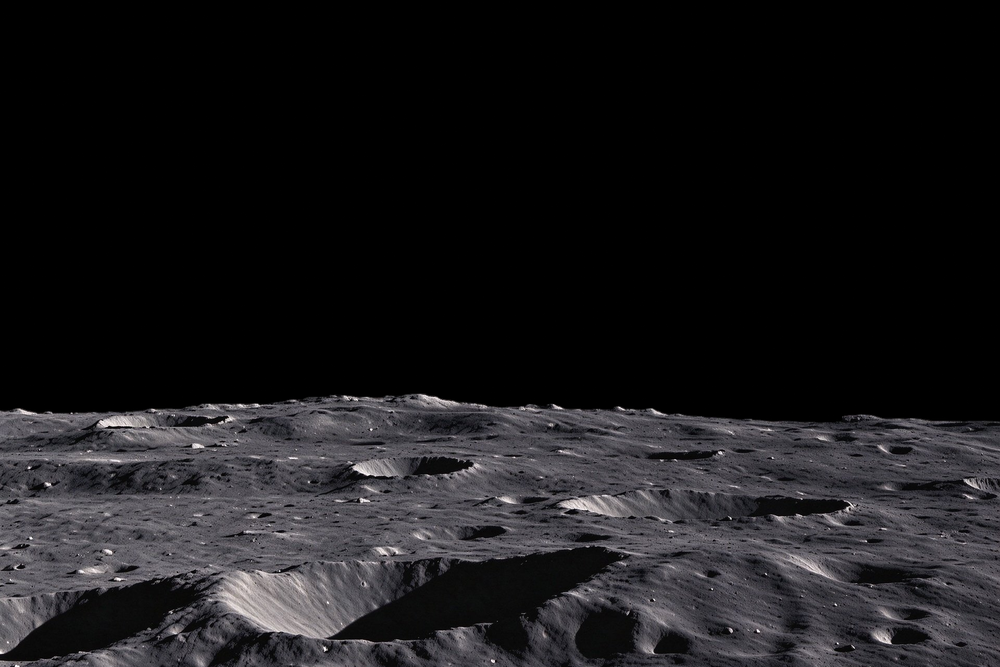
#> input picture 素材/moon_base_长影.png, 1000 x 667 px, shrunk from 1920 x 1280 before the run, found by its file name
$ python shadow_dir.py
#> lines starting #> are read from the running program, lines starting #| are printed output that depends on the picture; after the words box and inside, x2 and y2 are one past the last pixel; in counts of white or black regions, pixels touching at a corner belong together
"""shadow_dir.py —— 量出影子的延伸方向（修正版：位移写法，避免形状不匹配）"""
import numpy as np
from PIL import Image, ImageFilter

AST = r"E:\DeskTop\地球\素材"


def shift(a, dy, dx, fill=-1):
    out = np.full_like(a, fill)
    H, W = a.shape[:2]
    ys = slice(max(0, dy), H + min(0, dy))
    yd = slice(max(0, -dy), H + min(0, -dy))
    xs = slice(max(0, dx), W + min(0, dx))
    xd = slice(max(0, -dx), W + min(0, -dx))
    out[yd, xd] = a[ys, xs]
    return out


def analyze(path, name):
#> called with path = 'E:\\DeskTop\\地球\\素材\\moon_base_长影.png', name = '长影'
    A = np.asarray(Image.open(path).convert("RGB")).astype(np.float32)
    H, W = A.shape[:2]
#> H = 667; W = 1000
    L = A.mean(2)
    terr = L > 3
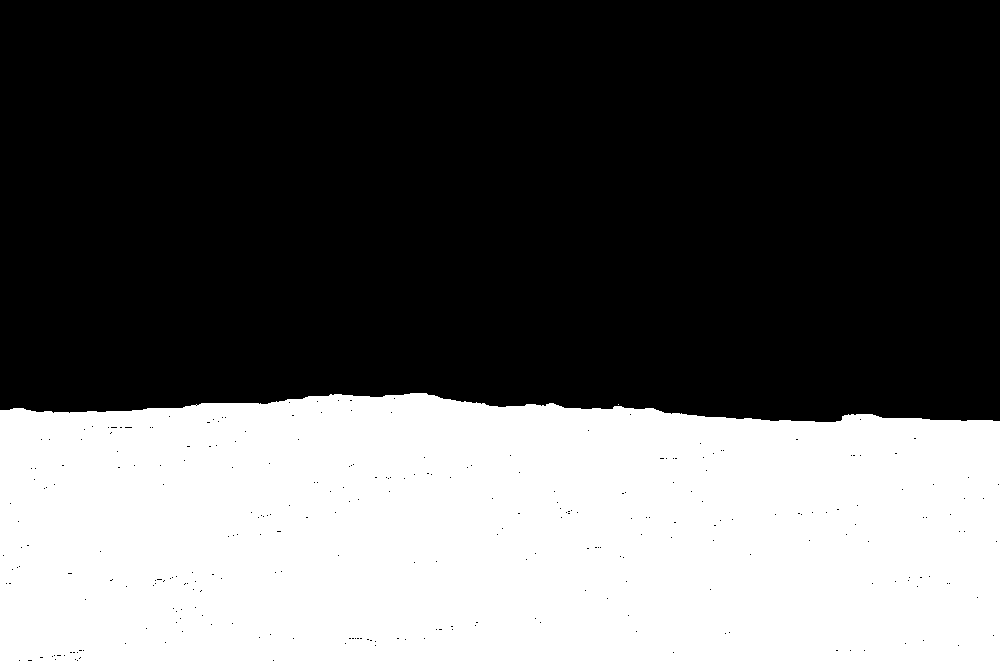
#> terr: shape (667, 1000) bool; 38.6% white; 2 white regions (1 under 20 px), largest, box (x1, y1, x2, y2) and area: (0, 393, 1000, 667) 257604
    med = np.asarray(Image.fromarray(np.clip(L, 0, 255).astype(np.uint8))
                     .filter(ImageFilter.GaussianBlur(40))).astype(np.float32)
    shadow = (L < med * 0.85) & terr
#> shadow: shape (667, 1000) bool; 12.3% white; 2891 white regions (2645 under 20 px), largest, box (x1, y1, x2, y2) and area: (326, 545, 632, 662) 15814, (0, 571, 322, 667) 12856, (0, 458, 208, 498) 4454

    lit = terr & ~shadow
#> lit: shape (667, 1000) bool; 26.4% white; 527 white regions (515 under 20 px), largest, box (x1, y1, x2, y2) and area: (0, 393, 1000, 667) 173715, (236, 652, 267, 667) 220, (418, 564, 431, 586) 136
    oy = np.where(lit, np.arange(H)[:, None], -1).astype(np.int32)
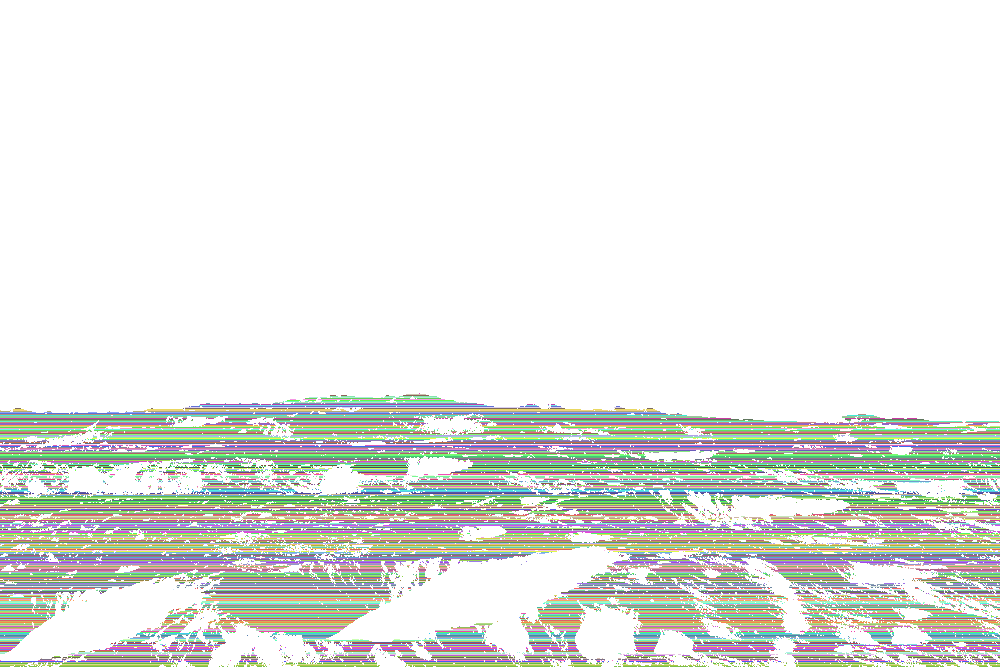
#> oy: shape (667, 1000) int32; 275 distinct labels, from -1 to 666; one colour per label, 0 black, -1 white
    ox = np.where(lit, np.arange(W)[None, :], -1).astype(np.int32)
    known = lit.copy()

    for _ in range(240):
        for dy, dx in ((-1, 0), (1, 0), (0, -1), (0, 1)):
            src_known = shift(known.astype(np.uint8), -dy, -dx, 0).astype(bool)
            new = src_known & ~known
            if new.any():
                sy = shift(oy, -dy, -dx, 0)
                sx = shift(ox, -dy, -dx, 0)
                oy[new] = sy[new]
                ox[new] = sx[new]
                known |= new
        if known.all():
            break
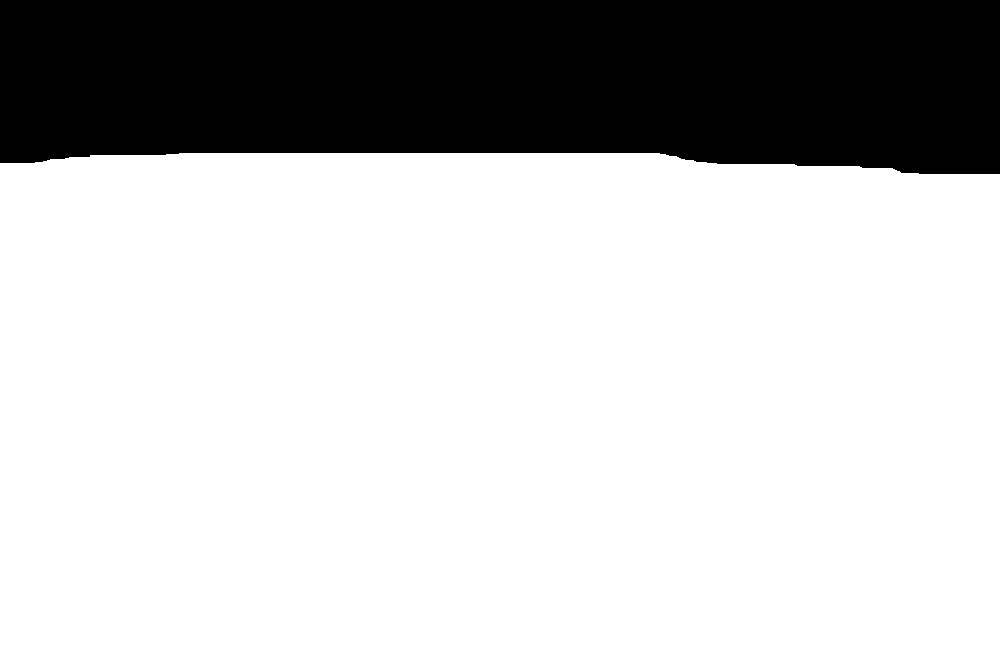
#> known: shape (667, 1000) bool; 76.2% white; 1 black region, box (x1, y1, x2, y2) and area: (0, 0, 1000, 174) 158584
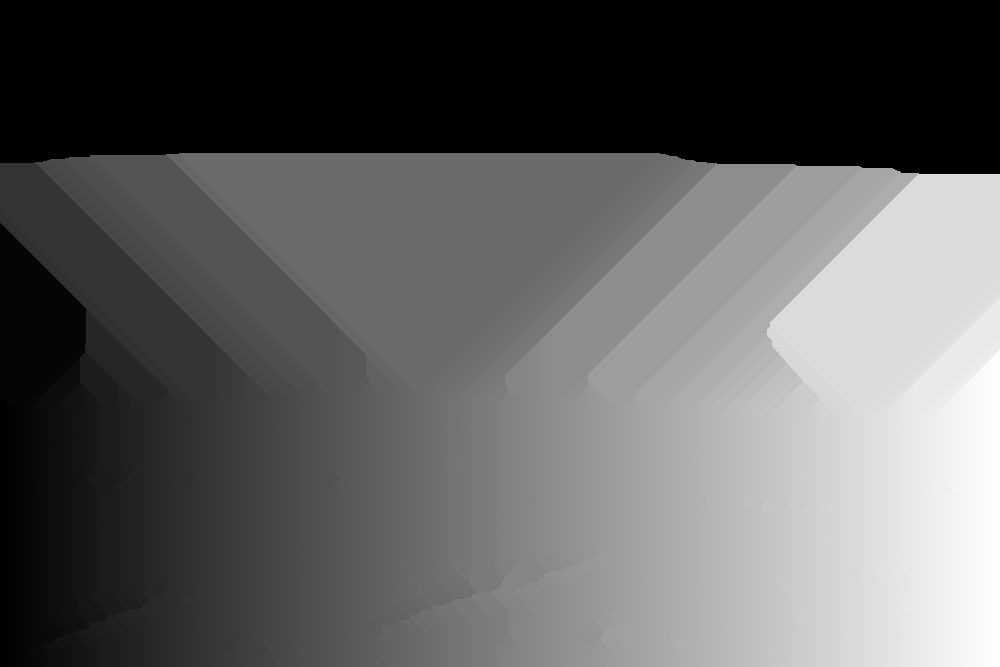
#> ox: shape (667, 1000) int32; min -1, max 999, mean 374.3; drawn with min black and max white
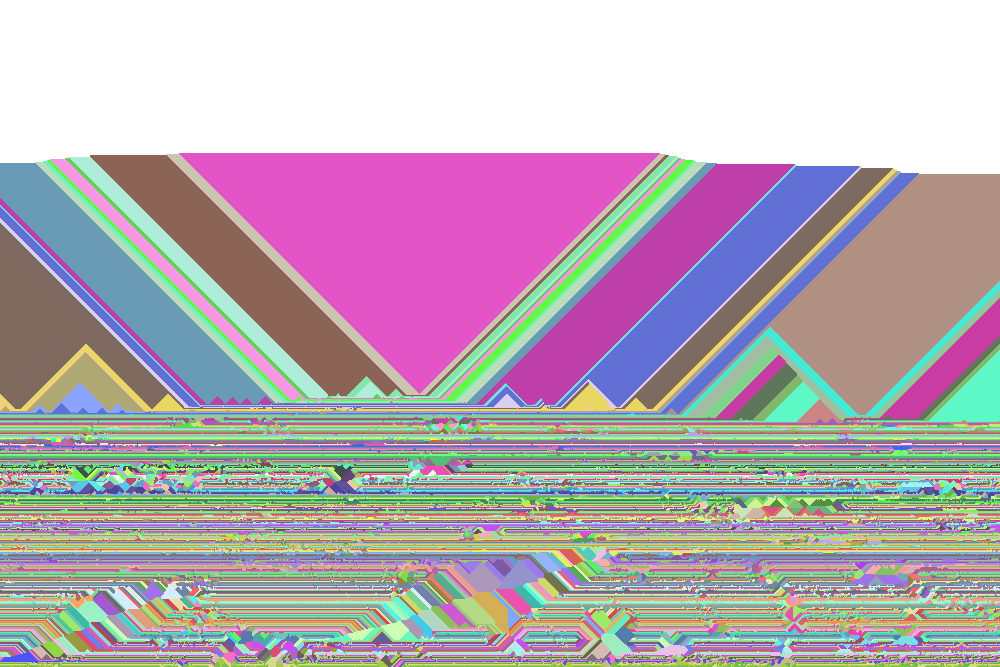
#> oy: shape (667, 1000) int32; 275 distinct labels, from -1 to 666; one colour per label, 0 black, -1 white

    yy, xx = np.mgrid[0:H, 0:W]
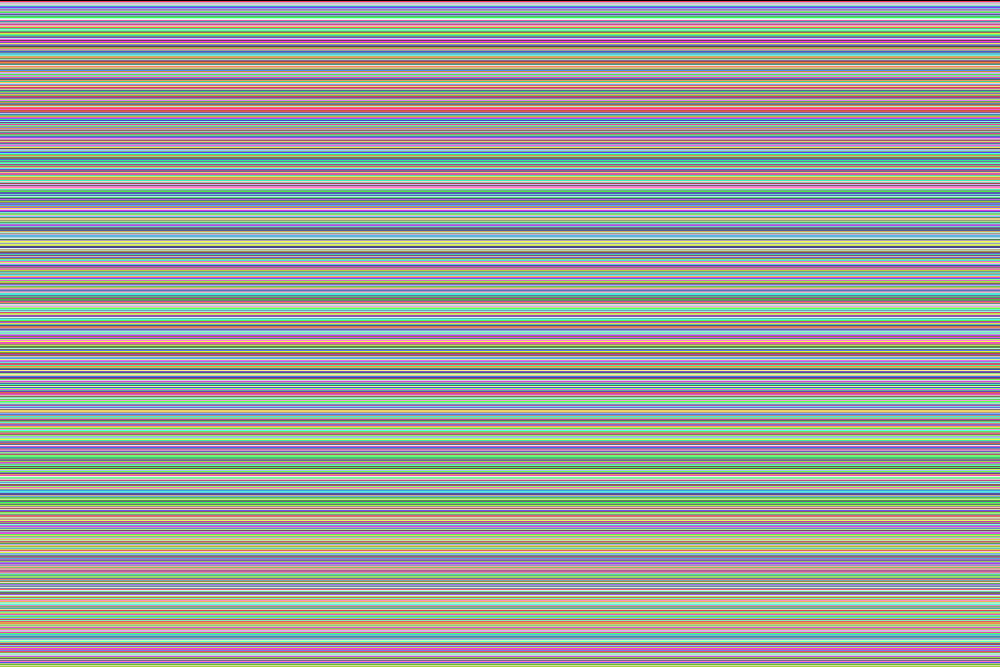
#> yy: shape (667, 1000) int64; 667 distinct labels, from 0 to 666; one colour per label, 0 black
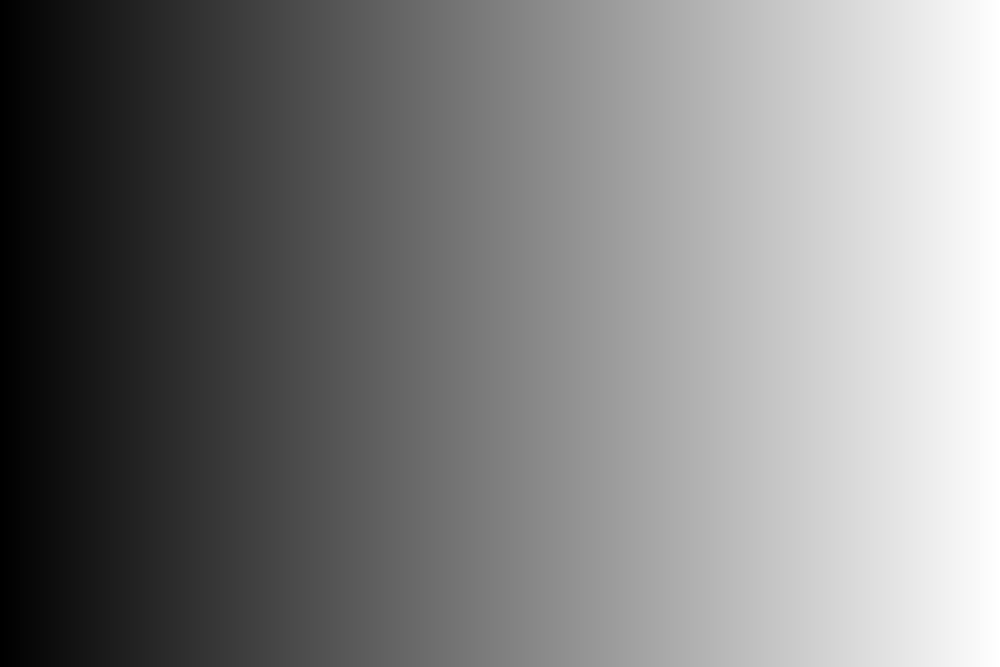
#> xx: shape (667, 1000) int64; min 0, max 999, mean 499.5; drawn with min black and max white
    dys = (oy - yy)[shadow].astype(np.float32)
    dxs = (ox - xx)[shadow].astype(np.float32)
    n = np.hypot(dys, dxs) + 1e-6
    ry, rx = float((dys / n).mean()), float((dxs / n).mean())
    rn = np.hypot(ry, rx) + 1e-9
    ry, rx = ry / rn, rx / rn
    ang = np.degrees(np.arctan2(-ry, -rx))
    print("%-6s 受光方向(dx=%+.2f,dy=%+.2f)  影子延伸(dx=%+.2f,dy=%+.2f)  角度 %.0f°  影子占比 %.1f%%"
          % (name, rx, ry, -rx, -ry, ang, shadow.mean() * 100))
#| 长影     受光方向(dx=+0.37,dy=+0.93)  影子延伸(dx=-0.37,dy=-0.93)  角度 -112°  影子占比 12.3%
    return -rx, -ry


analyze(AST + r"\moon_base_长影.png", "长影")
analyze(AST + r"\moon_base_v2.png", "v2")
#> (the run stopped early here; a loop or call above may not have finished)

$ run again, with 素材/moon_base_mirror.png copied over 素材/moon_base_长影.png
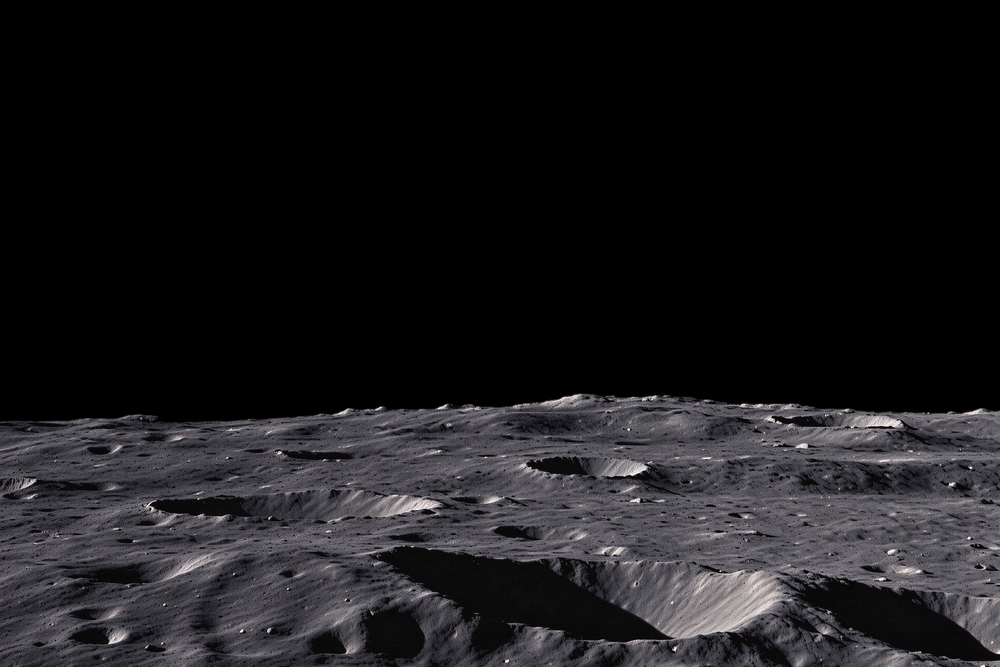
#> input picture 素材/moon_base_mirror.png, 1000 x 667 px, shrunk from 1920 x 1280 before the run, found by its file name
#> in analyze, `terr = L > 3`:
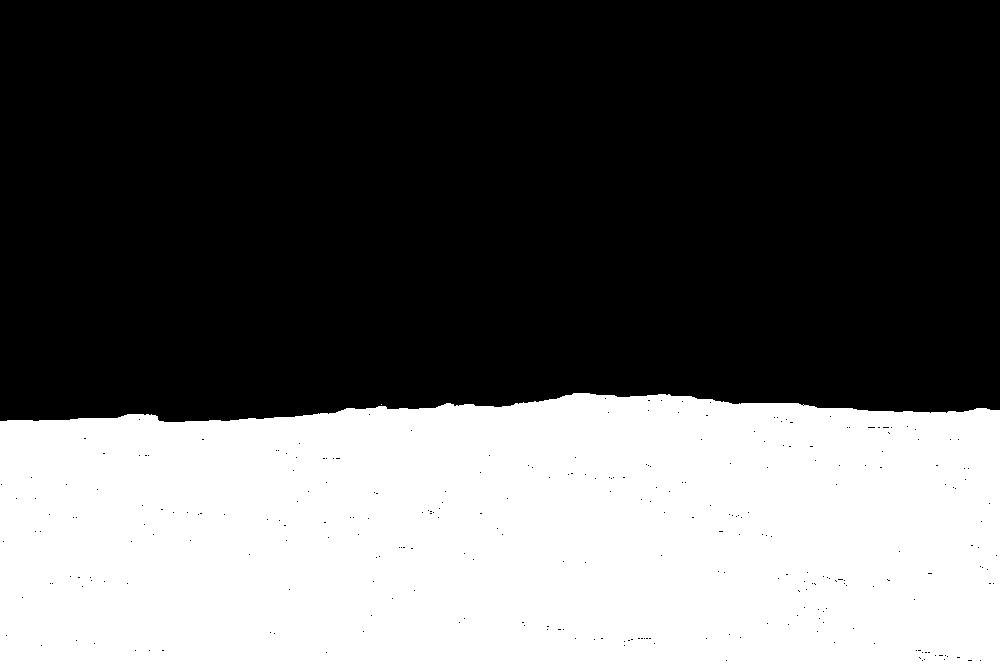
#> terr: shape (667, 1000) bool; 38.6% white; 2 white regions (1 under 20 px), largest, box (x1, y1, x2, y2) and area: (0, 393, 1000, 667) 257604
#> shadow: shape (667, 1000) bool; 12.3% white; 2891 white regions (2645 under 20 px), largest, box (x1, y1, x2, y2) and area: (368, 545, 674, 662) 15814, (678, 571, 1000, 667) 12856, (792, 458, 1000, 498) 4454
#> lit: shape (667, 1000) bool; 26.4% white; 527 white regions (515 under 20 px), largest, box (x1, y1, x2, y2) and area: (0, 393, 1000, 667) 173715, (733, 652, 764, 667) 220, (569, 564, 582, 586) 136
#> after the loop in analyze, `for _ in range(240):`:
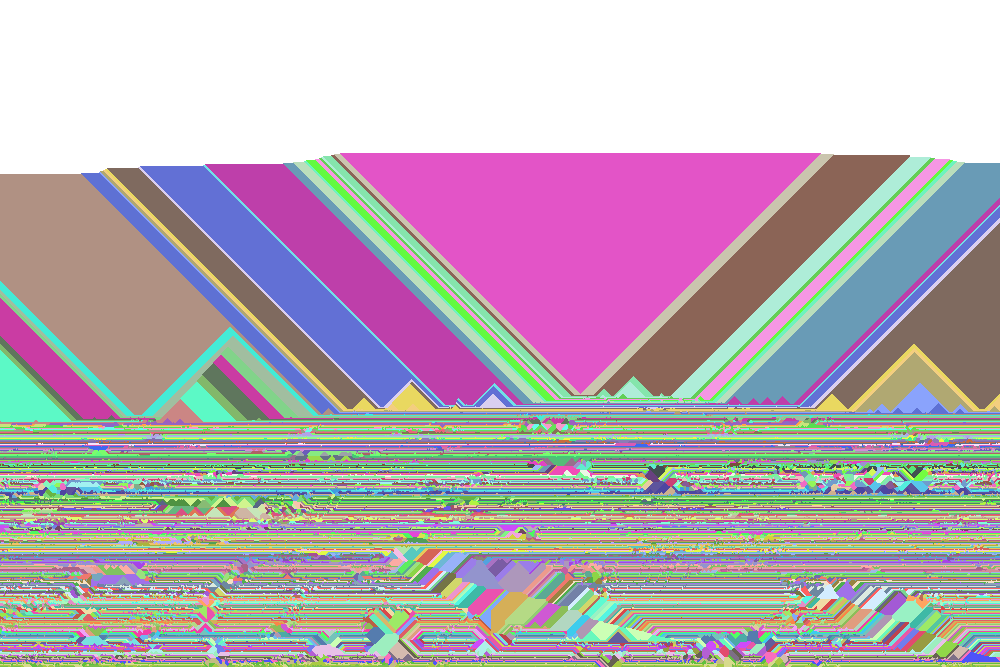
#> oy: shape (667, 1000) int32; 275 distinct labels, from -1 to 666; one colour per label, 0 black, -1 white
#> yy: shape (667, 1000) int64; 667 distinct labels, from 0 to 666
#| 长影     受光方向(dx=+0.32,dy=+0.95)  影子延伸(dx=-0.32,dy=-0.95)  角度 -109°  影子占比 12.3%
